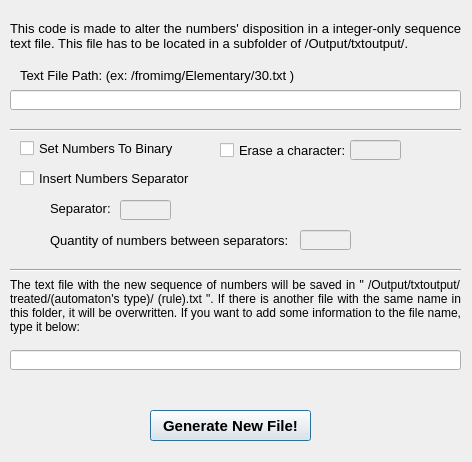
<?xml version="1.0" encoding="UTF-8"?>
<ui version="4.0">
 <class>DManNumSeq</class>
 <widget class="QDialog" name="DManNumSeq">
  <property name="enabled">
   <bool>true</bool>
  </property>
  <property name="geometry">
   <rect>
    <x>0</x>
    <y>0</y>
    <width>472</width>
    <height>462</height>
   </rect>
  </property>
  <property name="windowTitle">
   <string>Manipulate Number Sequence</string>
  </property>
  <property name="windowIcon">
   <iconset>
    <normaloff>logo.png</normaloff>logo.png</iconset>
  </property>
  <widget class="QLabel" name="labelQttBits">
   <property name="geometry">
    <rect>
     <x>50</x>
     <y>230</y>
     <width>241</width>
     <height>21</height>
    </rect>
   </property>
   <property name="font">
    <font>
     <pointsize>10</pointsize>
    </font>
   </property>
   <property name="text">
    <string>Quantity of numbers between separators:</string>
   </property>
   <property name="buddy">
    <cstring>lineEditQttBits</cstring>
   </property>
  </widget>
  <widget class="QCheckBox" name="checkBoxRemChar">
   <property name="geometry">
    <rect>
     <x>220</x>
     <y>140</y>
     <width>131</width>
     <height>20</height>
    </rect>
   </property>
   <property name="font">
    <font>
     <pointsize>10</pointsize>
    </font>
   </property>
   <property name="text">
    <string>Erase a character:</string>
   </property>
   <property name="checked">
    <bool>false</bool>
   </property>
  </widget>
  <widget class="QLabel" name="labelSeparator">
   <property name="geometry">
    <rect>
     <x>50</x>
     <y>200</y>
     <width>71</width>
     <height>16</height>
    </rect>
   </property>
   <property name="font">
    <font>
     <pointsize>10</pointsize>
    </font>
   </property>
   <property name="text">
    <string>Separator:</string>
   </property>
   <property name="buddy">
    <cstring>lineEditSeparator</cstring>
   </property>
  </widget>
  <widget class="QPushButton" name="pushButtonGenNewFile">
   <property name="geometry">
    <rect>
     <x>150</x>
     <y>410</y>
     <width>161</width>
     <height>31</height>
    </rect>
   </property>
   <property name="font">
    <font>
     <pointsize>11</pointsize>
     <weight>75</weight>
     <bold>true</bold>
    </font>
   </property>
   <property name="text">
    <string>Generate New File!</string>
   </property>
  </widget>
  <widget class="QLabel" name="labelOldFilePath">
   <property name="geometry">
    <rect>
     <x>10</x>
     <y>10</y>
     <width>451</width>
     <height>51</height>
    </rect>
   </property>
   <property name="font">
    <font>
     <pointsize>10</pointsize>
    </font>
   </property>
   <property name="text">
    <string>This code is made to alter the numbers' disposition in a integer-only sequence text file. This file has to be located in a subfolder of /Output/txtoutput/.  </string>
   </property>
   <property name="alignment">
    <set>Qt::AlignJustify|Qt::AlignVCenter</set>
   </property>
   <property name="wordWrap">
    <bool>true</bool>
   </property>
  </widget>
  <widget class="QCheckBox" name="checkBoxBin">
   <property name="geometry">
    <rect>
     <x>20</x>
     <y>140</y>
     <width>161</width>
     <height>17</height>
    </rect>
   </property>
   <property name="font">
    <font>
     <pointsize>10</pointsize>
    </font>
   </property>
   <property name="text">
    <string>Set Numbers To Binary</string>
   </property>
  </widget>
  <widget class="QLabel" name="labelOldPathFile">
   <property name="geometry">
    <rect>
     <x>20</x>
     <y>60</y>
     <width>291</width>
     <height>31</height>
    </rect>
   </property>
   <property name="font">
    <font>
     <pointsize>10</pointsize>
    </font>
   </property>
   <property name="text">
    <string>Text File Path: (ex: /fromimg/Elementary/30.txt )</string>
   </property>
   <property name="alignment">
    <set>Qt::AlignJustify|Qt::AlignVCenter</set>
   </property>
   <property name="wordWrap">
    <bool>true</bool>
   </property>
   <property name="buddy">
    <cstring>lineEditOldFilePath</cstring>
   </property>
  </widget>
  <widget class="QLineEdit" name="lineEditOldFilePath">
   <property name="geometry">
    <rect>
     <x>10</x>
     <y>90</y>
     <width>451</width>
     <height>20</height>
    </rect>
   </property>
   <property name="font">
    <font>
     <pointsize>10</pointsize>
    </font>
   </property>
   <property name="text">
    <string/>
   </property>
  </widget>
  <widget class="Line" name="line_2">
   <property name="geometry">
    <rect>
     <x>10</x>
     <y>120</y>
     <width>451</width>
     <height>20</height>
    </rect>
   </property>
   <property name="orientation">
    <enum>Qt::Horizontal</enum>
   </property>
  </widget>
  <widget class="QLineEdit" name="lineEditQttBits">
   <property name="enabled">
    <bool>false</bool>
   </property>
   <property name="geometry">
    <rect>
     <x>300</x>
     <y>230</y>
     <width>51</width>
     <height>20</height>
    </rect>
   </property>
   <property name="font">
    <font>
     <pointsize>10</pointsize>
    </font>
   </property>
  </widget>
  <widget class="QLineEdit" name="lineEditRemChar">
   <property name="enabled">
    <bool>false</bool>
   </property>
   <property name="geometry">
    <rect>
     <x>350</x>
     <y>140</y>
     <width>51</width>
     <height>20</height>
    </rect>
   </property>
   <property name="font">
    <font>
     <pointsize>10</pointsize>
    </font>
   </property>
  </widget>
  <widget class="QCheckBox" name="checkBoxSep">
   <property name="enabled">
    <bool>true</bool>
   </property>
   <property name="geometry">
    <rect>
     <x>20</x>
     <y>170</y>
     <width>171</width>
     <height>17</height>
    </rect>
   </property>
   <property name="font">
    <font>
     <pointsize>10</pointsize>
    </font>
   </property>
   <property name="acceptDrops">
    <bool>false</bool>
   </property>
   <property name="autoFillBackground">
    <bool>false</bool>
   </property>
   <property name="text">
    <string>Insert Numbers Separator</string>
   </property>
   <property name="checked">
    <bool>false</bool>
   </property>
  </widget>
  <widget class="QLineEdit" name="lineEditSeparator">
   <property name="enabled">
    <bool>false</bool>
   </property>
   <property name="geometry">
    <rect>
     <x>120</x>
     <y>200</y>
     <width>51</width>
     <height>20</height>
    </rect>
   </property>
   <property name="font">
    <font>
     <pointsize>10</pointsize>
    </font>
   </property>
  </widget>
  <widget class="QLineEdit" name="lineEditInfo">
   <property name="geometry">
    <rect>
     <x>10</x>
     <y>350</y>
     <width>451</width>
     <height>20</height>
    </rect>
   </property>
  </widget>
  <widget class="QLabel" name="labelInfo">
   <property name="geometry">
    <rect>
     <x>10</x>
     <y>270</y>
     <width>451</width>
     <height>71</height>
    </rect>
   </property>
   <property name="font">
    <font>
     <pointsize>9</pointsize>
     <strikeout>false</strikeout>
     <kerning>false</kerning>
    </font>
   </property>
   <property name="layoutDirection">
    <enum>Qt::LeftToRight</enum>
   </property>
   <property name="text">
    <string>The text file with the new sequence of numbers will be saved in &quot; /Output/txtoutput/treated/(automaton's type)/ (rule).txt &quot;. If there is another file with the same name in this folder, it will be overwritten. If you want to add some information to the file name, type it below:</string>
   </property>
   <property name="textFormat">
    <enum>Qt::AutoText</enum>
   </property>
   <property name="scaledContents">
    <bool>false</bool>
   </property>
   <property name="alignment">
    <set>Qt::AlignJustify|Qt::AlignVCenter</set>
   </property>
   <property name="wordWrap">
    <bool>true</bool>
   </property>
   <property name="buddy">
    <cstring>lineEditInfo</cstring>
   </property>
  </widget>
  <widget class="Line" name="line">
   <property name="geometry">
    <rect>
     <x>10</x>
     <y>260</y>
     <width>451</width>
     <height>21</height>
    </rect>
   </property>
   <property name="orientation">
    <enum>Qt::Horizontal</enum>
   </property>
  </widget>
 </widget>
 <tabstops>
  <tabstop>lineEditOldFilePath</tabstop>
  <tabstop>lineEditQttBits</tabstop>
  <tabstop>checkBoxRemChar</tabstop>
  <tabstop>lineEditRemChar</tabstop>
  <tabstop>checkBoxBin</tabstop>
  <tabstop>checkBoxSep</tabstop>
  <tabstop>lineEditSeparator</tabstop>
  <tabstop>pushButtonGenNewFile</tabstop>
 </tabstops>
 <resources/>
 <connections>
  <connection>
   <sender>checkBoxRemChar</sender>
   <signal>clicked(bool)</signal>
   <receiver>lineEditRemChar</receiver>
   <slot>setEnabled(bool)</slot>
   <hints>
    <hint type="sourcelabel">
     <x>100</x>
     <y>219</y>
    </hint>
    <hint type="destinationlabel">
     <x>179</x>
     <y>222</y>
    </hint>
   </hints>
  </connection>
  <connection>
   <sender>checkBoxSep</sender>
   <signal>clicked(bool)</signal>
   <receiver>lineEditSeparator</receiver>
   <slot>setEnabled(bool)</slot>
   <hints>
    <hint type="sourcelabel">
     <x>71</x>
     <y>259</y>
    </hint>
    <hint type="destinationlabel">
     <x>144</x>
     <y>291</y>
    </hint>
   </hints>
  </connection>
  <connection>
   <sender>checkBoxSep</sender>
   <signal>clicked(bool)</signal>
   <receiver>lineEditQttBits</receiver>
   <slot>setEnabled(bool)</slot>
   <hints>
    <hint type="sourcelabel">
     <x>56</x>
     <y>259</y>
    </hint>
    <hint type="destinationlabel">
     <x>310</x>
     <y>319</y>
    </hint>
   </hints>
  </connection>
  <connection>
   <sender>pushButtonGenNewFile</sender>
   <signal>clicked()</signal>
   <receiver>DManNumSeq</receiver>
   <slot>close()</slot>
   <hints>
    <hint type="sourcelabel">
     <x>252</x>
     <y>426</y>
    </hint>
    <hint type="destinationlabel">
     <x>384</x>
     <y>417</y>
    </hint>
   </hints>
  </connection>
 </connections>
</ui>
